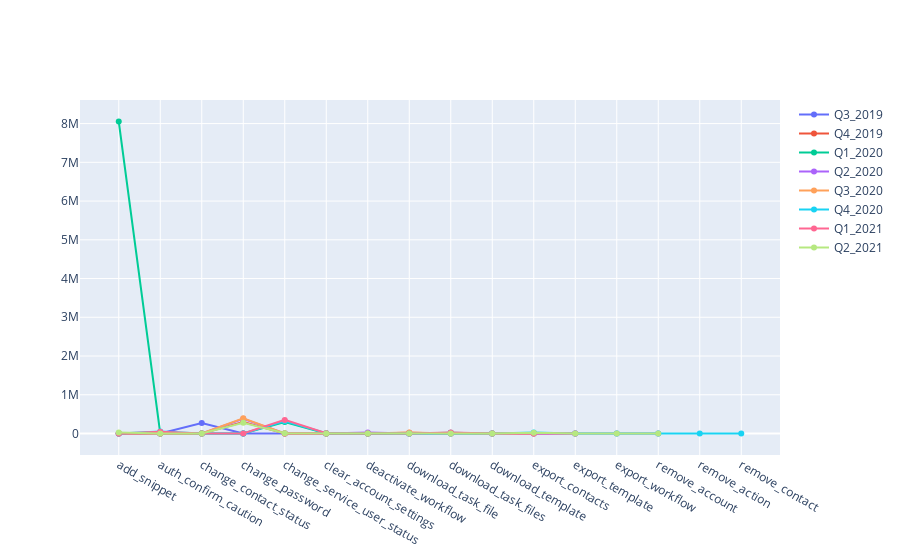

Source (notebook cell):
### Code cell
fig = go.Figure(go.Line(x=red_light, y=np.array(Q3_2019_r.sum()).astype(int), name='Q3_2019'))
fig.add_trace(go.Line(x=red_light, y=np.array(Q4_2019_r.sum()).astype(int), name='Q4_2019'))
fig.add_trace(go.Line(x=red_light, y=np.array(Q1_2020_r.sum()).astype(int), name='Q1_2020'))
fig.add_trace(go.Line(x=red_light, y=np.array(Q2_2020_r.sum()).astype(int), name='Q2_2020'))
fig.add_trace(go.Line(x=red_light, y=np.array(Q3_2020_r.sum()).astype(int), name='Q3_2020'))
fig.add_trace(go.Line(x=red_light, y=np.array(Q4_2020_r.sum()).astype(int), name='Q4_2020'))
fig.add_trace(go.Line(x=red_light, y=np.array(Q1_2021_r.sum()).astype(int), name='Q1_2021'))
fig.add_trace(go.Line(x=red_light, y=np.array(Q2_2021_r.sum()).astype(int), name='Q2_2021'))
fig.show()

### Figure 1 — Plotly figure (JSON) as saved in the notebook; plotly's stock layout.template omitted (floating-point values rounded to 4 significant figures)
{"data": [{"name": "Q3_2019", "type": "scatter", "x": ["add_snippet", "auth_confirm_caution", "change_contact_status", "change_password", "change_service_user_status", "clear_account_settings", "deactivate_workflow", "download_task_file", "download_task_files", "download_template", "export_contacts", "export_template", "export_workflow", "remove_account", "remove_action", "remove_contact", "remove_draft", "remove_inform", "remove_role", "remove_snippet", "remove_status", "remove_workflow", "reset_password", "set_new_pass", "suspend_account", "suspend_role", "two_factor_email"], "y": [3, 2, 270506, 8, 11, 35, 8, 1, 18501, 3, 2, 6]}, {"name": "Q4_2019", "type": "scatter", "x": ["add_snippet", "auth_confirm_caution", "change_contact_status", "change_password", "change_service_user_status", "clear_account_settings", "deactivate_workflow", "download_task_file", "download_task_files", "download_template", "export_contacts", "export_template", "export_workflow", "remove_account", "remove_action", "remove_contact", "remove_draft", "remove_inform", "remove_role", "remove_snippet", "remove_status", "remove_workflow", "reset_password", "set_new_pass", "suspend_account", "suspend_role", "two_factor_email"], "y": [1, 5, 2, 294344, 8, 1, 5, 21175, 1]}, {"name": "Q1_2020", "type": "scatter", "x": ["add_snippet", "auth_confirm_caution", "change_contact_status", "change_password", "change_service_user_status", "clear_account_settings", "deactivate_workflow", "download_task_file", "download_task_files", "download_template", "export_contacts", "export_template", "export_workflow", "remove_account", "remove_action", "remove_contact", "remove_draft", "remove_inform", "remove_role", "remove_snippet", "remove_status", "remove_workflow", "reset_password", "set_new_pass", "suspend_account", "suspend_role", "two_factor_email"], "y": [8053381, 1, 5, 2, 294344, 8, 1, 5, 21175, 1]}, {"name": "Q2_2020", "type": "scatter", "x": ["add_snippet", "auth_confirm_caution", "change_contact_status", "change_password", "change_service_user_status", "clear_account_settings", "deactivate_workflow", "download_task_file", "download_task_files", "download_template", "export_contacts", "export_template", "export_workflow", "remove_account", "remove_action", "remove_contact", "remove_draft", "remove_inform", "remove_role", "remove_snippet", "remove_status", "remove_workflow", "reset_password", "set_new_pass", "suspend_account", "suspend_role", "two_factor_email"], "y": [2, 7, 2, 378224, 2, 2, 26867, 1, 1, 1, 3, 7, 7, 59]}, {"name": "Q3_2020", "type": "scatter", "x": ["add_snippet", "auth_confirm_caution", "change_contact_status", "change_password", "change_service_user_status", "clear_account_settings", "deactivate_workflow", "download_task_file", "download_task_files", "download_template", "export_contacts", "export_template", "export_workflow", "remove_account", "remove_action", "remove_contact", "remove_draft", "remove_inform", "remove_role", "remove_snippet", "remove_status", "remove_workflow", "reset_password", "set_new_pass", "suspend_account", "suspend_role", "two_factor_email"], "y": [5, 1, 2, 393284, 3096, 5, 1, 27266, 3, 2, 27]}, {"name": "Q4_2020", "type": "scatter", "x": ["add_snippet", "auth_confirm_caution", "change_contact_status", "change_password", "change_service_user_status", "clear_account_settings", "deactivate_workflow", "download_task_file", "download_task_files", "download_template", "export_contacts", "export_template", "export_workflow", "remove_account", "remove_action", "remove_contact", "remove_draft", "remove_inform", "remove_role", "remove_snippet", "remove_status", "remove_workflow", "reset_password", "set_new_pass", "suspend_account", "suspend_role", "two_factor_email"], "y": [1, 50263, 18, 22, 319131, 5764, 1, 3, 1, 9, 24378, 4, 50, 1, 9, 2]}, {"name": "Q1_2021", "type": "scatter", "x": ["add_snippet", "auth_confirm_caution", "change_contact_status", "change_password", "change_service_user_status", "clear_account_settings", "deactivate_workflow", "download_task_file", "download_task_files", "download_template", "export_contacts", "export_template", "export_workflow", "remove_account", "remove_action", "remove_contact", "remove_draft", "remove_inform", "remove_role", "remove_snippet", "remove_status", "remove_workflow", "reset_password", "set_new_pass", "suspend_account", "suspend_role", "two_factor_email"], "y": [1, 45083, 21, 17, 351612, 5633, 1, 3, 23091, 1, 3, 56]}, {"name": "Q2_2021", "type": "scatter", "x": ["add_snippet", "auth_confirm_caution", "change_contact_status", "change_password", "change_service_user_status", "clear_account_settings", "deactivate_workflow", "download_task_file", "download_task_files", "download_template", "export_contacts", "export_template", "export_workflow", "remove_account", "remove_action", "remove_contact", "remove_draft", "remove_inform", "remove_role", "remove_snippet", "remove_status", "remove_workflow", "reset_password", "set_new_pass", "suspend_account", "suspend_role", "two_factor_email"], "y": [28542, 17, 30, 277571, 4618, 2, 1, 7, 1, 6, 20844, 160, 4, 167]}], "layout": {}}
